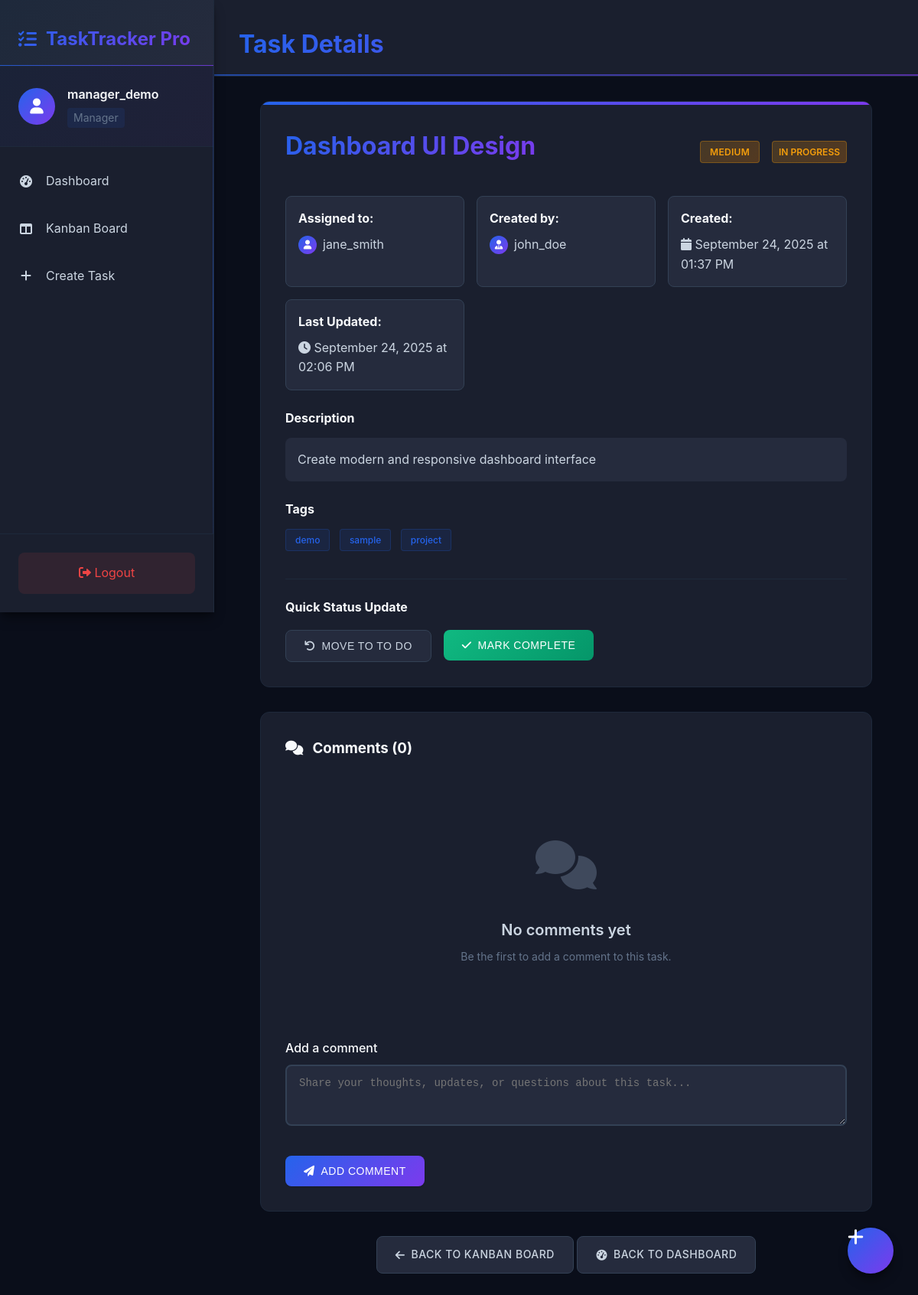
Page /tasks/detail/2 (signed in) on the committed database.
### models.py (models this page shows, shortened)
class User(db.Model):
    __tablename__ = 'users'
    id = db.Column(db.Integer, primary_key=True)
    username = db.Column(db.String(80), unique=True, nullable=False)
    email = db.Column(db.String(120), unique=True, nullable=False)
    password_hash = db.Column(db.String(255), nullable=False)
    role = db.Column(db.String(50), nullable=False, default='employee')  # admin, manager, employee
    is_active = db.Column(db.Boolean, default=True)
    is_approved = db.Column(db.Boolean, default=False)  # For manager approval
    is_leader = db.Column(db.Boolean, default=False)  # Employee can be promoted to leader
    leader_capacity = db.Column(db.Integer, default=None)  # Max direct reports for leaders
    manager_id = db.Column(db.Integer, db.ForeignKey('users.id'), nullable=True)
    leader_id = db.Column(db.Integer, db.ForeignKey('users.id'), nullable=True)
    direct_reports = db.relationship('User', backref=db.backref('manager', remote_side=[id]), lazy=True, foreign_keys=[manager_id])
    led_employees = db.relationship('User', backref=db.backref('leader', remote_side=[id]), lazy=True, foreign_keys=[leader_id])
    created_tasks = db.relationship('Task', backref='created_by_user', lazy=True, foreign_keys='Task.created_by_id')
    assigned_tasks = db.relationship('Task', backref='assigned_to_user', lazy=True, foreign_keys='Task.assigned_to_id')
    comments = db.relationship('Comment', backref='author_user', lazy=True)
    created_at = db.Column(db.DateTime, default=datetime.utcnow)
    updated_at = db.Column(db.DateTime, default=datetime.utcnow, onupdate=datetime.utcnow)
    def can_assign_task_to(self, user):
        try:
            if not user or not user.is_active:
                return False
            if self.role == 'admin':
                return True
            elif self.role == 'manager':
                return user.manager_id == self.id
            elif self.is_leader:
                return user.leader_id == self.id
            else:
                return False
        except Exception as e:
            print(f"Error checking task assignment permission: {e}")
            return False

class Task(db.Model):
    __tablename__ = 'tasks'
    id = db.Column(db.Integer, primary_key=True)
    title = db.Column(db.String(200), nullable=False)
    description = db.Column(db.Text)
    priority = db.Column(db.String(20), default='Medium')  # Low, Medium, High
    status = db.Column(db.String(20), default='todo')  # todo, in_progress, done
    tags = db.Column(db.Text)  # Comma-separated tags
    deadline = db.Column(db.DateTime, nullable=True)
    completed_at = db.Column(db.DateTime, nullable=True)
    assigned_to_id = db.Column(db.Integer, db.ForeignKey('users.id'), nullable=False)
    created_by_id = db.Column(db.Integer, db.ForeignKey('users.id'), nullable=False)
    comments = db.relationship('Comment', backref='task', lazy=True, cascade='all, delete-orphan')
    created_at = db.Column(db.DateTime, default=datetime.utcnow)
    updated_at = db.Column(db.DateTime, default=datetime.utcnow, onupdate=datetime.utcnow)
    def get_assigned_to(self):
        try:
            return User.query.get(self.assigned_to_id)
        except Exception as e:
            print(f"Error getting assigned user: {e}")
            return None
    def get_created_by(self):
        try:
            return User.query.get(self.created_by_id)
        except Exception as e:
            print(f"Error getting creator user: {e}")
            return None
    def get_tags_list(self):
        try:
            if self.tags:
                return [tag.strip() for tag in self.tags.split(',') if tag.strip()]
            return []
        except Exception as e:
            print(f"Error parsing tags: {e}")
            return []

### routes/tasks.py (the view)
@task_bp.route('/detail/<int:task_id>')
@login_required
def task_detail(task_id):
    try:
        current_user = User.query.get(session['user_id'])
        task = Task.query.get_or_404(task_id)
        assigned_to = task.get_assigned_to()
        can_view = (
            current_user.role == 'admin' or
            task.created_by_id == current_user.id or
            task.assigned_to_id == current_user.id or
            (current_user.role == 'manager' and assigned_to and assigned_to.manager_id == current_user.id) or
            (current_user.is_leader and assigned_to and assigned_to.leader_id == current_user.id)
        )
        if not can_view:
            flash('You do not have permission to view this task.', 'error')
            return redirect(url_for('home'))
        comments = Comment.query.filter_by(task_id=task_id).order_by(Comment.created_at.desc()).all()
        can_update = (
            current_user.role == 'admin' or
            task.created_by_id == current_user.id or
            task.assigned_to_id == current_user.id or
            (current_user.role == 'manager' and assigned_to and current_user.can_assign_task_to(assigned_to)) or
            (current_user.is_leader and assigned_to and assigned_to.leader_id == current_user.id)
        )
        return render_template('tasks/detail.html',
                             task=task,
                             comments=comments,
                             current_user=current_user,
                             can_update=can_update,
                             assigned_to=assigned_to,
                             created_by=task.get_created_by())
    except Exception as e:
        print(f"Task detail error: {e}")
        flash('Error loading task details.', 'error')
        return redirect(url_for('home'))

### app.py (called while the page is built)
@app.context_processor
def inject_user():
    if 'user_id' in session:
        user = User.query.get(session['user_id'])
        return dict(current_user=user, User=User)
    return dict(current_user=None, User=User)

### routes/auth.py (called while the page is built)
def login_required(f):
    @wraps(f)
    def decorated_function(*args, **kwargs):
        if 'user_id' not in session:
            flash('Please login to access this page.', 'warning')
            return redirect(url_for('auth.login'))
        return f(*args, **kwargs)
    return decorated_function

### templates/tasks/detail.html (shortened to what this page needs)
{% extends "base.html" %}
{% block page_title %}Task Details{% endblock %}
{% block content %}
<div class="task-detail-container">
    <div class="task-detail-header">
        <div style="display: flex; align-items: center; justify-content: space-between; margin-bottom: 1.5rem;">
            <h1 class="task-detail-title">{{ task.title }}</h1>
            <div style="display: flex; gap: 1rem; align-items: center;">
                <span class="task-priority {{ task.priority.lower() }}">{{ task.priority }}</span>
                <span class="status-badge status-{{ task.status }}">{{ task.status.replace('_', ' ')|title }}</span>
            </div>
        </div>
        <div class="task-detail-meta">
            <div class="meta-item">
                <strong style="color: var(--text-primary);">Assigned to:</strong>
                <div style="color: var(--text-secondary); margin-top: 0.5rem; display: flex; align-items: center; gap: 0.5rem;">
                    <div class="user-avatar" style="width: 24px; height: 24px; font-size: 0.75rem;">
                        <i class="fas fa-user"></i>
                    </div>
                    {{ assigned_to.username if assigned_to else 'Unknown' }}
                </div>
            </div>
            <div class="meta-item">
                <strong style="color: var(--text-primary);">Created by:</strong>
                <div style="color: var(--text-secondary); margin-top: 0.5rem; display: flex; align-items: center; gap: 0.5rem;">
                    <div class="user-avatar" style="width: 24px; height: 24px; font-size: 0.75rem;">
                        <i class="fas fa-user-tie"></i>
                    </div>
                    {{ created_by.username if created_by else 'Unknown' }}
                </div>
            </div>
            <div class="meta-item">
                <strong style="color: var(--text-primary);">Created:</strong>
                <div style="color: var(--text-secondary); margin-top: 0.5rem;">
                    <i class="fas fa-calendar"></i>
                    {{ task.created_at.strftime('%B %d, %Y at %I:%M %p') }}
                </div>
            </div>
            <div class="meta-item">
                <strong style="color: var(--text-primary);">Last Updated:</strong>
                <div style="color: var(--text-secondary); margin-top: 0.5rem;">
                    <i class="fas fa-clock"></i>
                    {{ task.updated_at.strftime('%B %d, %Y at %I:%M %p') }}
                </div>
            </div>
        </div>
        {% if task.description %}
        <div style="margin-top: 1.5rem;">
            <h4 style="color: var(--text-primary); margin-bottom: 0.75rem;">Description</h4>
            <p style="color: var(--text-secondary); line-height: 1.6; background: var(--tertiary-bg); padding: 1rem; border-radius: var(--radius-md);">{{ task.description }}</p>
        </div>
        {% endif %}
        {% if task.tags %}
        <div style="margin-top: 1.5rem;">
            <h4 style="color: var(--text-primary); margin-bottom: 0.75rem;">Tags</h4>
            <div>
                {% for tag in task.get_tags_list() %}
                <span class="tag">{{ tag }}</span>
                {% endfor %}
            </div>
        </div>
        {% endif %}
        {% if can_update %}
        <div style="margin-top: 2rem; padding-top: 1.5rem; border-top: 1px solid var(--border-dark);">
            <h4 style="color: var(--text-primary); margin-bottom: 1rem;">Quick Status Update</h4>
            <div style="display: flex; gap: 1rem; flex-wrap: wrap;">
                {% if task.status != 'todo' %}
                <form method="POST" action="{{ url_for('tasks.update_task_status', task_id=task.id) }}" style="display: inline;">
                    <button type="submit" class="btn btn-secondary">
                        <i class="fas fa-undo"></i> Move to To Do
                    </button>
                </form>
                {% endif %}
                {% if task.status != 'done' %}
                <form method="POST" action="{{ url_for('tasks.update_task_status', task_id=task.id) }}" style="display: inline;">
                    <button type="submit" class="btn btn-success">
                        <i class="fas fa-check"></i> Mark Complete
                    </button>
                </form>
                {% endif %}
            </div>
        </div>
        {% endif %}
    </div>
    <div class="comments-section">
        <h3 style="color: var(--text-primary); margin-bottom: 1.5rem; display: flex; align-items: center; gap: 0.75rem;">
            <i class="fas fa-comments"></i>
            Comments ({{ comments|length }})
        </h3>
        {% if comments %}
            {% for comment in comments %}
            <div class="comment">
                <div class="comment-header">
                    <span class="comment-author">
                        <i class="fas fa-user"></i>
                        {{ comment.get_author().username if comment.get_author() else 'Unknown' }}
                    </span>
                    <span class="comment-date">{{ comment.created_at.strftime('%B %d, %Y at %I:%M %p') }}</span>
                </div>
                <div class="comment-text">{{ comment.text }}</div>
            </div>
            {% endfor %}
        {% else %}
            <div class="empty-state">
                <div class="empty-state-icon">
                    <i class="fas fa-comments"></i>
                </div>
                <h4 class="empty-state-title">No comments yet</h4>
                <p class="empty-state-text">Be the first to add a comment to this task.</p>
            </div>
        {% endif %}
        <form method="POST" action="{{ url_for('tasks.add_comment', task_id=task.id) }}" style="margin-top: 2rem;">
            <div class="form-group">
                <label for="comment">Add a comment</label>
                <textarea name="comment" id="comment" rows="3" required
                          placeholder="Share your thoughts, updates, or questions about this task..."
                          style="resize: vertical;"></textarea>
            </div>
            <div class="form-actions">
                <button type="submit" class="btn btn-primary">
                    <i class="fas fa-paper-plane"></i>
                    Add Comment
                </button>
            </div>
        </form>
    </div>
    <div style="text-align: center; margin-top: 2rem;">
        <a href="{{ url_for('manager.kanban') if current_user.role == 'manager' else url_for('employee.kanban') }}" class="btn btn-secondary">
            <i class="fas fa-arrow-left"></i>
            Back to Kanban Board
        </a>
        <a href="{{ url_for('manager.dashboard') if current_user.role == 'manager' else url_for('employee.dashboard') }}" class="btn btn-secondary">
            <i class="fas fa-tachometer-alt"></i>
            Back to Dashboard
        </a>
    </div>
</div>
{% endblock %}

### templates/base.html (shortened to what this page needs)
<!DOCTYPE html>
<html lang="en">
<head>
    <link rel="stylesheet" href="{{ url_for('static', filename='css/styles.css') }}">
    <link href="https://cdnjs.cloudflare.com/ajax/libs/font-awesome/6.0.0/css/all.min.css" rel="stylesheet">
</head>
<body>
    <div class="app-container">
        {% if session.get('user_id') %}
        <nav class="sidebar">
            <div class="sidebar-header">
                <h2 class="logo">
                    <i class="fas fa-tasks"></i>
                    TaskTracker Pro
                </h2>
            </div>
            <div class="user-info">
                <div class="user-avatar">
                    <i class="fas fa-user"></i>
                </div>
                <div class="user-details">
                    <span class="username">{{ session.get('username', 'User') }}</span>
                    <span class="user-role">{{ session.get('role', 'user')|title }}</span>
                </div>
            </div>
            <ul class="nav-menu">
                {% if session.get('role') == 'admin' %}
                <li><a href="{{ url_for('admin.dashboard') }}" class="nav-link">
                    <i class="fas fa-tachometer-alt"></i> Dashboard
                </a></li>
                <!-- <li><a href="{{ url_for('tasks.task_list') }}" class="nav-link">
                    <i class="fas fa-list"></i>
                </a></li> -->
                {% elif session.get('role') == 'manager' %}
                <li><a href="{{ url_for('manager.dashboard') }}" class="nav-link">
                    <i class="fas fa-tachometer-alt"></i> Dashboard
                </a></li>
                <li><a href="{{ url_for('manager.kanban') }}" class="nav-link">
                    <i class="fas fa-columns"></i> Kanban Board
                </a></li>
                <li><a href="{{ url_for('tasks.create_task') }}" class="nav-link">
                    <i class="fas fa-plus"></i> Create Task
                </a></li>
                {% endif %}
            </ul>
            <div class="sidebar-footer">
                <a href="{{ url_for('auth.logout') }}" class="logout-btn">
                    <span><i class="fas fa-sign-out-alt"></i> Logout</span>
                </a>
            </div>
        </nav>
        {% endif %}
        <main class="main-content {% if not session.get('user_id') %}no-sidebar{% endif %}">
            <div class="content-header">
                {% block header %}
                <h1>{% block page_title %}Task Tracker{% endblock %}</h1>
                {% endblock %}
            </div>
            <div class="content-body">
                {% block content %}{% endblock %}
            </div>
        </main>
    </div>
    {% if session.get('role') == 'manager' or (current_user and current_user.is_leader) %}
    <a href="{{ url_for('tasks.create_task') }}" class="fab" title="Create New Task">
        <i class="fas fa-plus"></i>
    </a>
    {% endif %}
</body>
</html>

### rows in the picture
User: get "manager_demo", get "Manager"
Task: title "Dashboard UI Design", priority "MEDIUM", status.replace "IN PROGRESS", created_at "September 24, 2025 at 01:37 PM", updated_at "September 24, 2025 at 02:06 PM", description "Create modern and responsive dashboard interface"
User: username "jane_smith"
User: username "john_doe"

### other values in the picture
{{ tag }} "demo" "sample" "project"
{{ comments|length }} "0"
